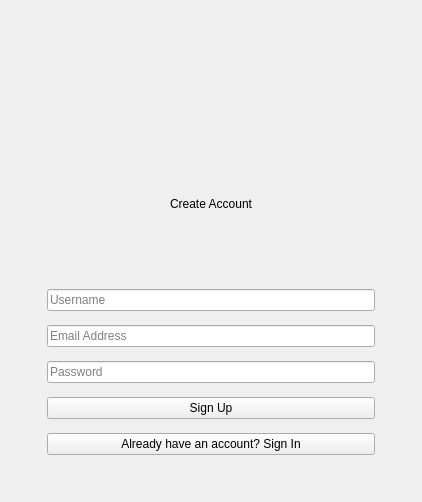
      <widget class="QWidget" name="signup">
       <layout class="QGridLayout" name="gridLayout_signup">
        <item row="0" column="1">
         <spacer name="vSp_up1">
          <property name="orientation">
           <enum>Qt::Vertical</enum>
          </property>
          <property name="sizeHint" stdset="0">
           <size>
            <width>0</width>
            <height>0</height>
           </size>
          </property>
         </spacer>
        </item>
        <item row="1" column="0">
         <spacer name="hSp_up1">
          <property name="orientation">
           <enum>Qt::Horizontal</enum>
          </property>
          <property name="sizeHint" stdset="0">
           <size>
            <width>0</width>
            <height>0</height>
           </size>
          </property>
         </spacer>
        </item>
        <item row="1" column="1">
         <widget class="QFrame" name="formFrame_signup">
          <property name="minimumSize">
           <size>
            <width>400</width>
            <height>480</height>
           </size>
          </property>
          <layout class="QVBoxLayout" name="vbox_signup">
           <property name="spacing">
            <number>14</number>
           </property>
           <property name="leftMargin">
            <number>36</number>
           </property>
           <property name="topMargin">
            <number>36</number>
           </property>
           <property name="rightMargin">
            <number>36</number>
           </property>
           <property name="bottomMargin">
            <number>36</number>
           </property>
           <item alignment="Qt::AlignHCenter">
            <widget class="QLabel" name="logo_up">
             <property name="minimumSize">
              <size>
               <width>72</width>
               <height>72</height>
              </size>
             </property>
             <property name="maximumSize">
              <size>
               <width>72</width>
               <height>72</height>
              </size>
             </property>
             <property name="pixmap">
              <pixmap>file-organizer-logo.svg</pixmap>
             </property>
             <property name="scaledContents">
              <bool>true</bool>
             </property>
            </widget>
           </item>
           <item>
            <widget class="QLabel" name="lbl_signup_title">
             <property name="text">
              <string>Create Account</string>
             </property>
             <property name="alignment">
              <set>Qt::AlignCenter</set>
             </property>
            </widget>
           </item>
           <item>
            <widget class="QLineEdit" name="txt_signup_username">
             <property name="placeholderText">
              <string>Username</string>
             </property>
            </widget>
           </item>
           <item>
            <widget class="QLineEdit" name="txt_signup_email">
             <property name="placeholderText">
              <string>Email Address</string>
             </property>
            </widget>
           </item>
           <item>
            <widget class="QLineEdit" name="txt_signup_password">
             <property name="echoMode">
              <enum>QLineEdit::Password</enum>
             </property>
             <property name="placeholderText">
              <string>Password</string>
             </property>
            </widget>
           </item>
           <item>
            <widget class="QPushButton" name="btn_signup">
             <property name="cursor">
              <cursorShape>PointingHandCursor</cursorShape>
             </property>
             <property name="text">
              <string>Sign Up</string>
             </property>
            </widget>
           </item>
           <item>
            <widget class="QPushButton" name="btn_go_signin">
             <property name="cursor">
              <cursorShape>PointingHandCursor</cursorShape>
             </property>
             <property name="text">
              <string>Already have an account? Sign In</string>
             </property>
            </widget>
           </item>
          </layout>
         </widget>
        </item>
        <item row="1" column="2">
         <spacer name="hSp_up2">
          <property name="orientation">
           <enum>Qt::Horizontal</enum>
          </property>
          <property name="sizeHint" stdset="0">
           <size>
            <width>0</width>
            <height>0</height>
           </size>
          </property>
         </spacer>
        </item>
        <item row="2" column="1">
         <spacer name="vSp_up2">
          <property name="orientation">
           <enum>Qt::Vertical</enum>
          </property>
          <property name="sizeHint" stdset="0">
           <size>
            <width>0</width>
            <height>0</height>
           </size>
          </property>
         </spacer>
        </item>
       </layout>
      </widget>
